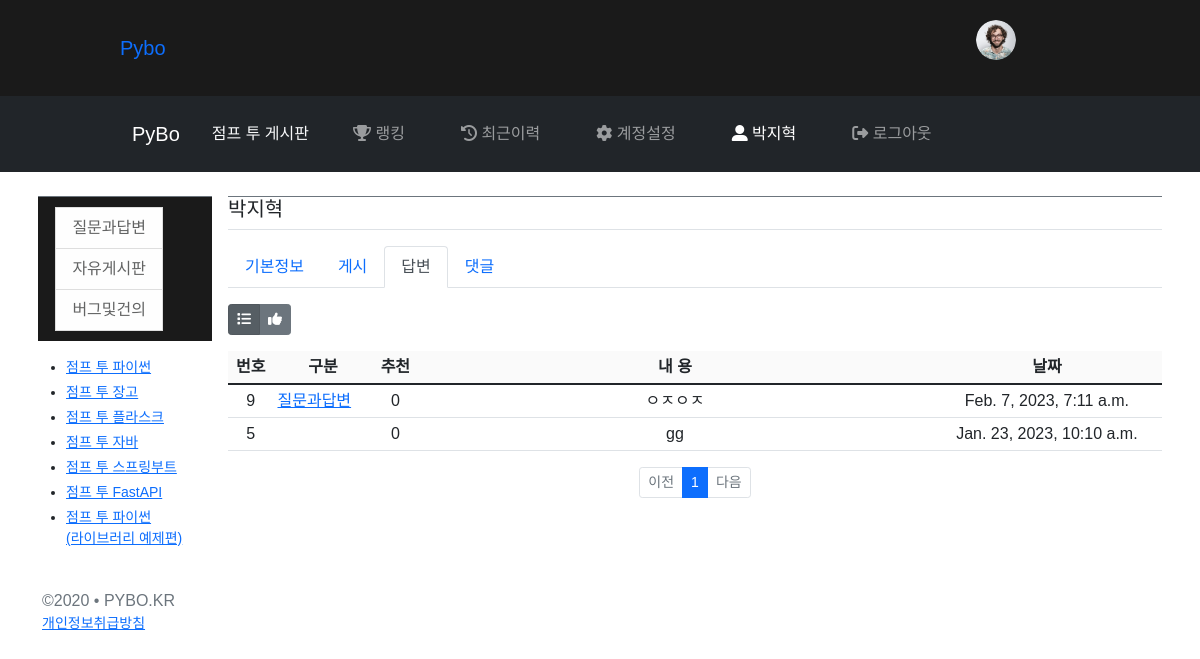
The page /pybo/profile/answer/ (signed in) on the database its author committed.
### pybo/models.py (models this page shows, shortened)
class Answer(models.Model):
    modify_date = models.DateTimeField(null=True, blank=True)
    author = models.ForeignKey(User, on_delete=models.CASCADE, related_name='author_answer')
    question = models.ForeignKey(Question, on_delete=models.CASCADE)
    content = models.TextField()
    create_date = models.DateTimeField()
    voter = models.ManyToManyField(User, related_name='voter_answer')

class Question(models.Model):
    modify_date = models.DateTimeField(null=True, blank=True)
    author = models.ForeignKey(User, on_delete=models.CASCADE, related_name='author_question')
    subject = models.CharField(max_length=200)
    content = models.TextField()
    create_date = models.DateTimeField()
    voter = models.ManyToManyField(User, related_name='voter_question')  # 추천인 추가
    category = models.ForeignKey(Category, on_delete=models.CASCADE, related_name='category_question')

class Category(models.Model):
    name = models.CharField(max_length=20, unique=True)
    description = models.CharField(max_length=200, null=True, blank=True)
    has_answer = models.BooleanField(default=True)  # 답변가능 여부

### pybo/views.py (the view)
# urls.py: path('profile/answer/', views.user_answer, name='user_answer'),
@login_required(login_url='common:login')
def user_answer(request):
    question_list = Question.objects.order_by('-create_date')
    answer_list = Answer.objects.order_by('-create_date')
    category = Category.objects.order_by('id')
    context = {'category': category, 'question_list': question_list, 'answer_list' : answer_list}
    return render(request, 'common/profile_answer.html', context)

### templates/common/profile_answer.html (shortened to what this page needs)
{% extends 'base.html' %}
{% block content %}
<!DOCTYPE html>
<html lang="ko"><head><meta http-equiv="Content-Type" content="text/html; charset=UTF-8">
    <link rel="stylesheet" type="text/css" href="./user_answer_files/bootstrap.min.css">
    <link rel="stylesheet" type="text/css" href="./user_answer_files/style.css">
    <link href="./user_answer_files/all.min.css" rel="stylesheet">  <title>파이보</title></head>
<body>
<nav class="navbar navbar-expand-lg navbar-dark bg-dark">
    <div class="container">
        <a class="navbar-brand" href="https://pybo.kr/pybo/">PyBo</a>
        <a href="https://pybo.kr/pybo/" class="nav-link text-light">점프 투 게시판</a>
        <div class="collapse navbar-collapse" id="navbarNav">
            <ul class="nav navbar-nav ml-auto">
                <li class="nav-item ">
                    <a class="nav-link" href="https://pybo.kr/common/profile/ranking/"><i class="fas fa-trophy"></i> 랭킹</a>
                </li>
                <li class="nav-item ">
                    <a class="nav-link" href="https://pybo.kr/pybo/recent_list/"><i class="fas fa-history"></i> 최근이력</a>
                </li>
                <li class="nav-item ">
                    <a class="nav-link" href="https://pybo.kr/common/settings/base/"><i class="fas fa-cog"></i> 계정설정</a>
                </li>
                <li class="nav-item">
                    <a class="nav-link profile-link active" href="https://pybo.kr/common/profile/base/1431/"><i class="fas fa-user-alt"></i> 박지혁</a>
                </li>
                <li class="nav-item ">
                    <a class="nav-link" href="https://pybo.kr/common/logout/"><i class="fas fa-sign-out-alt"></i> 로그아웃</a>
                </li>
            </ul>
        </div>
    </div>
</nav>
<div class="container mt-3">
    <div class="row">
        <div class="col-sm-12 col-md-3 col-lg-2 p-2">
<nav id="sidebar" class="border-top border-secondary">
    <div class="list-group">
        <a class="rounded-0 list-group-item list-group-item-action list-group-item-light " href="https://pybo.kr/pybo/question/list/qna/">질문과답변</a>
        <a class="rounded-0 list-group-item list-group-item-action list-group-item-light " href="https://pybo.kr/pybo/question/list/free/">자유게시판</a>
        <a class="rounded-0 list-group-item list-group-item-action list-group-item-light " href="https://pybo.kr/pybo/question/list/bug/">버그및건의</a>
    </div>
</nav>
<ul class="my-3 small" style="padding-left:2em;">
    <li class="my-1"><a href="https://wikidocs.net/book/1" target="_blank">점프 투 파이썬</a></li>
    <li class="my-1"><a href="https://wikidocs.net/book/4223" target="_blank">점프 투 장고</a></li>
    <li class="my-1"><a href="https://wikidocs.net/book/4542" target="_blank">점프 투 플라스크</a></li>
    <li class="my-1"><a href="https://wikidocs.net/book/31" target="_blank">점프 투 자바</a></li>
    <li class="my-1"><a href="https://wikidocs.net/book/7601" target="_blank">점프 투 스프링부트</a></li>
    <li class="my-1"><a href="https://wikidocs.net/book/8531" target="_blank">점프 투 FastAPI</a></li>
    <li class="my-1"><a href="https://wikidocs.net/book/5445" target="_blank">점프 투 파이썬 <br>(라이브러리 예제편)</a></li>
</ul>
        </div>
        <div class="col-sm-12 col-md-9 col-lg-10 p-2">
            <div id="content" class="border-top border-secondary">
                <div class="content_block">
<h5 class="border-bottom pb-2 mb-3">박지혁</h5>
<ul class="nav nav-tabs">
    <li class="nav-item">
        <a class="nav-link " href="{% url 'pybo:user_profile' %}">기본정보</a>
    </li>
    <li class="nav-item">
        <a class="nav-link " href="{% url 'pybo:user_question' %}">게시</a>
    </li>
    <li class="nav-item">
        <a class="nav-link active" href="{% url 'pybo:user_answer' %}">답변</a>
    </li>
    <li class="nav-item">
        <a class="nav-link " href="{% url 'pybo:user_comment' %}">댓글</a>
    </li>
</ul>
<div class="btn-group my-3" role="group">
  <button type="button" title="" class="btn btn-sm btn-secondary so active" data-so="recent" data-original-title="최신순"><i class="fas fa-list"></i></button>
  <button type="button" title="" class="btn btn-sm btn-secondary so " data-so="recommend" data-original-title="추천순"><i class="fas fa-thumbs-up"></i></button>
</div>
<div class="table-responsive">
    <table class="table table-sm">
        <thead>
        <tr class="text-center" style="background-color:#fafafa">
            <th>번호</th>
            <th>구분</th>
            <th>추천</th>
            <th style="width:55%">내 용</th>
            <th>날짜</th>
        </tr>
        </thead>
        <tbody>
            {% if answer_list %}
            {% for answer in answer_list %}
            {% if request.user == answer.author %}
            <tr class="text-center">
                <td>
                    {{ answer.id }}
                </td>
                <td class="text-start">
                    <a href="{% url 'pybo:detail' answer.question.id %}">{{answer.question.category.description}}</a>
                        <td>{{answer.voter.count}}</td>
                        <td>{{ answer.content}}</td>
                        <td>{{ answer.create_date }}</td>
                    </tr>
                    {% endif %}
                    {% endfor %}
                    {% else %}
                    <tr>
                        <td colspan="4">질문이 없습니다.</td>
                    </tr>
                    {% endif %}
            </tbody>
    </table>
</div>
<ul class="pagination pagination-sm justify-content-center">
    <li class="page-item disabled">
        <a class="page-link" tabindex="-1" aria-disabled="true" href="javascript:void(0);">이전</a>
    </li>
            <li class="page-item active" aria-current="page">
                <a class="page-link" data-page="1" href="javascript:void(0);">1</a>
            </li>
    <li class="page-item disabled">
        <a class="page-link" tabindex="-1" aria-disabled="true" href="javascript:void(0);">다음</a>
    </li>
</ul>
                </div>
            </div>
        </div>
    </div>
</div>
<footer class="footer">
    <div class="container mt-3">
        <span class="text-muted">©2020 • PYBO.KR</span>
        <div class="float-right small"><a href="https://pybo.kr/common/privacy/">개인정보취급방침</a></div>
    </div>
</footer>
</body></html>
{% endblock %}

### static/style.css (style rules this page uses)
* { margin: 0; padding: 0; font-family: 'Poppins', sans-serif; box-sizing: border-box; }
nav { background: #1a1a1a; width: 100%; padding: 10px 10%; display: flex; align-items: center; justify-content: space-between; position: relative; }
nav ul { width: 100%; text-align: right; }
nav ul li { display: inline-block; list-style: none; margin: 10px 20px; }
nav ul li a { color: #fff; text-decoration: none; }

### rows shown on the page
Answer: id "9", question.category.description "질문과답변", voter.count "0", content "ㅇㅈㅇㅈ", create_date "Feb. 7, 2023, 7:11 a.m."
Answer: id "5", voter.count "0", content "gg", create_date "Jan. 23, 2023, 10:10 a.m."
